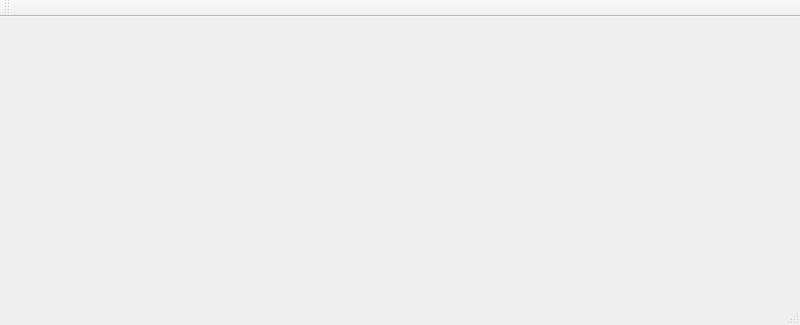
<?xml version="1.0" encoding="UTF-8"?>
<ui version="4.0">
 <class>QHiveClass</class>
 <widget class="QMainWindow" name="QHiveClass">
  <property name="geometry">
   <rect>
    <x>0</x>
    <y>0</y>
    <width>800</width>
    <height>325</height>
   </rect>
  </property>
  <property name="minimumSize">
   <size>
    <width>800</width>
    <height>325</height>
   </size>
  </property>
  <property name="windowTitle">
   <string>QHive</string>
  </property>
  <widget class="QWidget" name="centralWidget">
   <layout class="QVBoxLayout" name="verticalLayout"/>
  </widget>
  <widget class="QMenuBar" name="menuBar">
   <property name="geometry">
    <rect>
     <x>0</x>
     <y>0</y>
     <width>800</width>
     <height>21</height>
    </rect>
   </property>
  </widget>
  <widget class="QToolBar" name="toolBar">
   <property name="allowedAreas">
    <set>Qt::ToolBarArea::LeftToolBarArea|Qt::ToolBarArea::RightToolBarArea|Qt::ToolBarArea::TopToolBarArea</set>
   </property>
   <attribute name="toolBarArea">
    <enum>TopToolBarArea</enum>
   </attribute>
   <attribute name="toolBarBreak">
    <bool>false</bool>
   </attribute>
  </widget>
  <widget class="QStatusBar" name="statusBar"/>
 </widget>
 <layoutdefault spacing="6" margin="11"/>
 <resources/>
 <connections/>
</ui>
